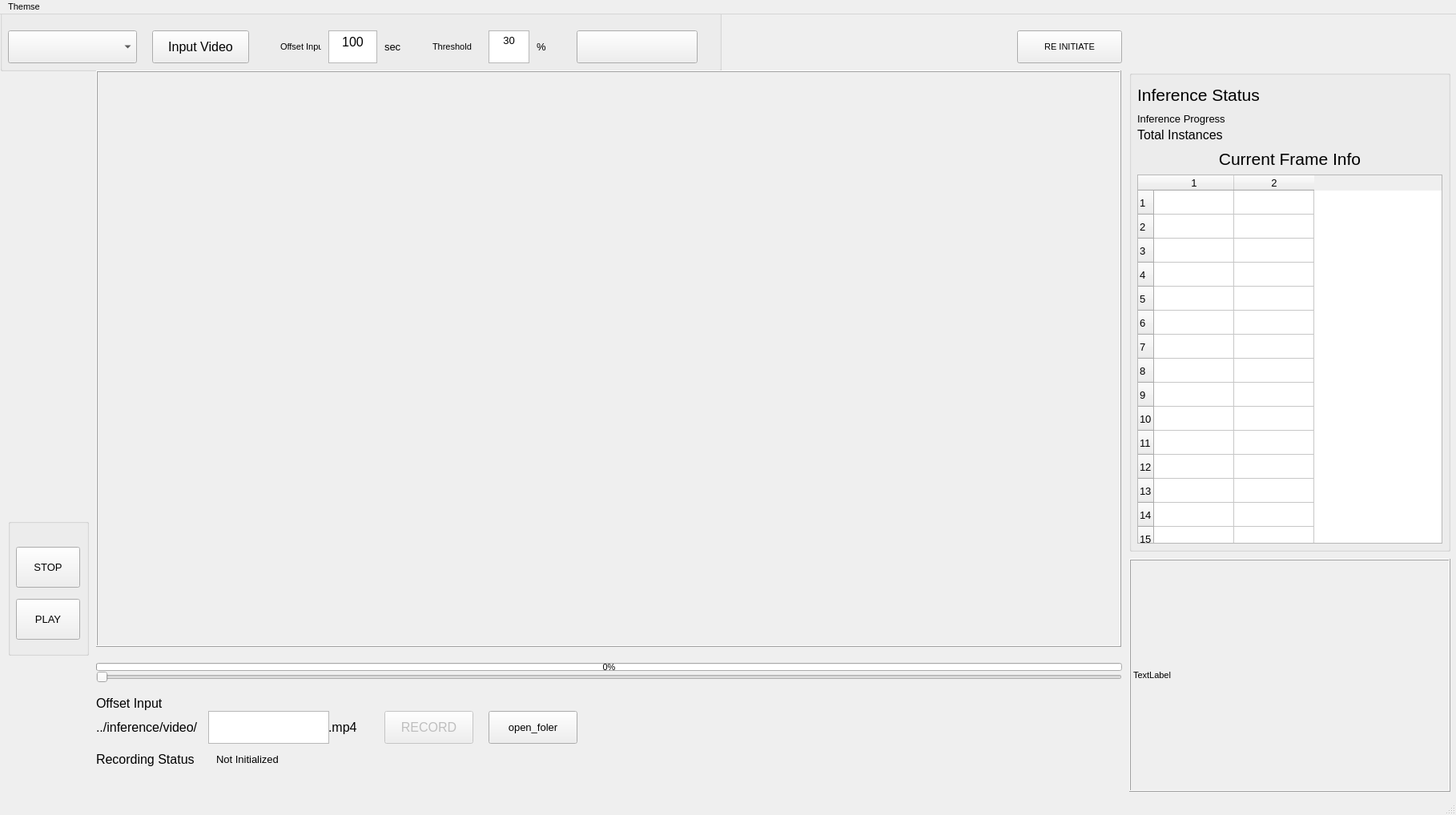
<?xml version="1.0" encoding="UTF-8"?>
<ui version="4.0">
 <class>MainWindow</class>
 <widget class="QMainWindow" name="MainWindow">
  <property name="geometry">
   <rect>
    <x>0</x>
    <y>0</y>
    <width>1818</width>
    <height>1018</height>
   </rect>
  </property>
  <property name="font">
   <font>
    <pointsize>8</pointsize>
   </font>
  </property>
  <property name="windowTitle">
   <string>MainWindow</string>
  </property>
  <widget class="QWidget" name="centralwidget">
   <widget class="QGroupBox" name="groupBox">
    <property name="geometry">
     <rect>
      <x>10</x>
      <y>630</y>
      <width>101</width>
      <height>171</height>
     </rect>
    </property>
    <property name="title">
     <string/>
    </property>
    <widget class="QPushButton" name="PLAY">
     <property name="geometry">
      <rect>
       <x>10</x>
       <y>100</y>
       <width>80</width>
       <height>51</height>
      </rect>
     </property>
     <property name="font">
      <font>
       <pointsize>10</pointsize>
      </font>
     </property>
     <property name="toolTip">
      <string>Ctrl + P</string>
     </property>
     <property name="text">
      <string>PLAY</string>
     </property>
     <property name="shortcut">
      <string>Ctrl+P</string>
     </property>
    </widget>
    <widget class="QPushButton" name="STOP">
     <property name="geometry">
      <rect>
       <x>10</x>
       <y>35</y>
       <width>80</width>
       <height>51</height>
      </rect>
     </property>
     <property name="font">
      <font>
       <pointsize>10</pointsize>
      </font>
     </property>
     <property name="toolTip">
      <string>Ctrl + Spacebar</string>
     </property>
     <property name="text">
      <string>STOP</string>
     </property>
     <property name="shortcut">
      <string>Ctrl+Space</string>
     </property>
    </widget>
   </widget>
   <widget class="QGroupBox" name="groupBox_2">
    <property name="geometry">
     <rect>
      <x>0</x>
      <y>-10</y>
      <width>901</width>
      <height>81</height>
     </rect>
    </property>
    <property name="title">
     <string/>
    </property>
    <widget class="QPushButton" name="startInference">
     <property name="geometry">
      <rect>
       <x>720</x>
       <y>30</y>
       <width>151</width>
       <height>41</height>
      </rect>
     </property>
     <property name="font">
      <font>
       <pointsize>12</pointsize>
      </font>
     </property>
     <property name="toolTip">
      <string>Ctrl + I</string>
     </property>
     <property name="shortcut">
      <string>Ctrl+I</string>
     </property>
    </widget>
    <widget class="QPushButton" name="pickvideo">
     <property name="geometry">
      <rect>
       <x>190</x>
       <y>30</y>
       <width>121</width>
       <height>41</height>
      </rect>
     </property>
     <property name="font">
      <font>
       <pointsize>12</pointsize>
      </font>
     </property>
     <property name="text">
      <string>Input Video</string>
     </property>
    </widget>
    <widget class="QTextEdit" name="offset_input">
     <property name="geometry">
      <rect>
       <x>410</x>
       <y>30</y>
       <width>61</width>
       <height>41</height>
      </rect>
     </property>
     <property name="font">
      <font>
       <pointsize>10</pointsize>
      </font>
     </property>
     <property name="verticalScrollBarPolicy">
      <enum>Qt::ScrollBarAlwaysOff</enum>
     </property>
     <property name="html">
      <string>&lt;!DOCTYPE HTML PUBLIC &quot;-//W3C//DTD HTML 4.0//EN&quot; &quot;http://www.w3.org/TR/REC-html40/strict.dtd&quot;&gt;
&lt;html&gt;&lt;head&gt;&lt;meta name=&quot;qrichtext&quot; content=&quot;1&quot; /&gt;&lt;style type=&quot;text/css&quot;&gt;
p, li { white-space: pre-wrap; }
&lt;/style&gt;&lt;/head&gt;&lt;body style=&quot; font-family:'Sans Serif'; font-size:10pt; font-weight:400; font-style:normal;&quot;&gt;
&lt;p align=&quot;center&quot; style=&quot; margin-top:0px; margin-bottom:0px; margin-left:0px; margin-right:0px; -qt-block-indent:0; text-indent:0px;&quot;&gt;&lt;span style=&quot; font-size:12pt;&quot;&gt;100&lt;/span&gt;&lt;/p&gt;&lt;/body&gt;&lt;/html&gt;</string>
     </property>
    </widget>
    <widget class="QLabel" name="offset_label">
     <property name="geometry">
      <rect>
       <x>350</x>
       <y>40</y>
       <width>51</width>
       <height>21</height>
      </rect>
     </property>
     <property name="text">
      <string>Offset Input</string>
     </property>
    </widget>
    <widget class="QComboBox" name="pickModel2">
     <property name="geometry">
      <rect>
       <x>10</x>
       <y>30</y>
       <width>161</width>
       <height>41</height>
      </rect>
     </property>
     <property name="font">
      <font>
       <pointsize>10</pointsize>
      </font>
     </property>
     <property name="currentText">
      <string/>
     </property>
    </widget>
    <widget class="QTextEdit" name="threshold_input">
     <property name="geometry">
      <rect>
       <x>610</x>
       <y>30</y>
       <width>51</width>
       <height>41</height>
      </rect>
     </property>
     <property name="font">
      <font>
       <pointsize>10</pointsize>
      </font>
     </property>
     <property name="verticalScrollBarPolicy">
      <enum>Qt::ScrollBarAlwaysOff</enum>
     </property>
     <property name="html">
      <string>&lt;!DOCTYPE HTML PUBLIC &quot;-//W3C//DTD HTML 4.0//EN&quot; &quot;http://www.w3.org/TR/REC-html40/strict.dtd&quot;&gt;
&lt;html&gt;&lt;head&gt;&lt;meta name=&quot;qrichtext&quot; content=&quot;1&quot; /&gt;&lt;style type=&quot;text/css&quot;&gt;
p, li { white-space: pre-wrap; }
&lt;/style&gt;&lt;/head&gt;&lt;body style=&quot; font-family:'Sans Serif'; font-size:10pt; font-weight:400; font-style:normal;&quot;&gt;
&lt;p align=&quot;center&quot; style=&quot; margin-top:0px; margin-bottom:0px; margin-left:0px; margin-right:0px; -qt-block-indent:0; text-indent:0px;&quot;&gt;30&lt;/p&gt;&lt;/body&gt;&lt;/html&gt;</string>
     </property>
     <property name="acceptRichText">
      <bool>false</bool>
     </property>
    </widget>
    <widget class="QLabel" name="threshold_label">
     <property name="geometry">
      <rect>
       <x>540</x>
       <y>40</y>
       <width>61</width>
       <height>21</height>
      </rect>
     </property>
     <property name="text">
      <string>Threshold</string>
     </property>
    </widget>
    <widget class="QLabel" name="offset_label_2">
     <property name="geometry">
      <rect>
       <x>480</x>
       <y>40</y>
       <width>21</width>
       <height>21</height>
      </rect>
     </property>
     <property name="font">
      <font>
       <pointsize>10</pointsize>
      </font>
     </property>
     <property name="text">
      <string>sec</string>
     </property>
    </widget>
    <widget class="QLabel" name="offset_label_3">
     <property name="geometry">
      <rect>
       <x>670</x>
       <y>40</y>
       <width>21</width>
       <height>21</height>
      </rect>
     </property>
     <property name="font">
      <font>
       <pointsize>10</pointsize>
      </font>
     </property>
     <property name="text">
      <string>%</string>
     </property>
    </widget>
   </widget>
   <widget class="QSlider" name="slider">
    <property name="geometry">
     <rect>
      <x>120</x>
      <y>820</y>
      <width>1281</width>
      <height>16</height>
     </rect>
    </property>
    <property name="minimum">
     <number>1</number>
    </property>
    <property name="maximum">
     <number>100</number>
    </property>
    <property name="orientation">
     <enum>Qt::Horizontal</enum>
    </property>
   </widget>
   <widget class="QProgressBar" name="pbar">
    <property name="geometry">
     <rect>
      <x>120</x>
      <y>810</y>
      <width>1281</width>
      <height>10</height>
     </rect>
    </property>
    <property name="toolTip">
     <string>Inference Progress</string>
    </property>
    <property name="value">
     <number>0</number>
    </property>
    <property name="textVisible">
     <bool>true</bool>
    </property>
   </widget>
   <widget class="QGroupBox" name="groupBox_3">
    <property name="geometry">
     <rect>
      <x>1410</x>
      <y>70</y>
      <width>401</width>
      <height>601</height>
     </rect>
    </property>
    <property name="title">
     <string/>
    </property>
    <widget class="QLabel" name="inference_progress">
     <property name="geometry">
      <rect>
       <x>10</x>
       <y>20</y>
       <width>471</width>
       <height>21</height>
      </rect>
     </property>
     <property name="font">
      <font>
       <pointsize>16</pointsize>
      </font>
     </property>
     <property name="text">
      <string>Inference Status</string>
     </property>
    </widget>
    <widget class="QLabel" name="frame_progress">
     <property name="geometry">
      <rect>
       <x>10</x>
       <y>50</y>
       <width>471</width>
       <height>20</height>
      </rect>
     </property>
     <property name="font">
      <font>
       <pointsize>10</pointsize>
      </font>
     </property>
     <property name="text">
      <string>Inference Progress</string>
     </property>
    </widget>
    <widget class="QLabel" name="total_instances">
     <property name="geometry">
      <rect>
       <x>10</x>
       <y>70</y>
       <width>471</width>
       <height>21</height>
      </rect>
     </property>
     <property name="font">
      <font>
       <pointsize>12</pointsize>
      </font>
     </property>
     <property name="text">
      <string>Total Instances</string>
     </property>
    </widget>
    <widget class="QLabel" name="current_info_title">
     <property name="geometry">
      <rect>
       <x>10</x>
       <y>90</y>
       <width>381</width>
       <height>41</height>
      </rect>
     </property>
     <property name="font">
      <font>
       <pointsize>16</pointsize>
      </font>
     </property>
     <property name="text">
      <string>Current Frame Info</string>
     </property>
     <property name="alignment">
      <set>Qt::AlignCenter</set>
     </property>
    </widget>
    <widget class="QTableWidget" name="instance_counter">
     <property name="geometry">
      <rect>
       <x>10</x>
       <y>130</y>
       <width>381</width>
       <height>461</height>
      </rect>
     </property>
     <property name="font">
      <font>
       <pointsize>10</pointsize>
      </font>
     </property>
     <property name="layoutDirection">
      <enum>Qt::LeftToRight</enum>
     </property>
     <property name="frameShape">
      <enum>QFrame::StyledPanel</enum>
     </property>
     <property name="frameShadow">
      <enum>QFrame::Raised</enum>
     </property>
     <property name="lineWidth">
      <number>3</number>
     </property>
     <property name="verticalScrollBarPolicy">
      <enum>Qt::ScrollBarAlwaysOff</enum>
     </property>
     <property name="sizeAdjustPolicy">
      <enum>QAbstractScrollArea::AdjustToContents</enum>
     </property>
     <property name="autoScroll">
      <bool>true</bool>
     </property>
     <property name="rowCount">
      <number>15</number>
     </property>
     <property name="columnCount">
      <number>2</number>
     </property>
     <attribute name="horizontalHeaderCascadingSectionResizes">
      <bool>false</bool>
     </attribute>
     <row/>
     <row/>
     <row/>
     <row/>
     <row/>
     <row/>
     <row/>
     <row/>
     <row/>
     <row/>
     <row/>
     <row/>
     <row/>
     <row/>
     <row/>
     <column/>
     <column/>
    </widget>
   </widget>
   <widget class="QLabel" name="imgLabel_0">
    <property name="geometry">
     <rect>
      <x>120</x>
      <y>70</y>
      <width>1280</width>
      <height>720</height>
     </rect>
    </property>
    <property name="frameShape">
     <enum>QFrame::Box</enum>
    </property>
    <property name="frameShadow">
     <enum>QFrame::Raised</enum>
    </property>
    <property name="text">
     <string/>
    </property>
   </widget>
   <widget class="QLabel" name="imgLabel_6">
    <property name="geometry">
     <rect>
      <x>1410</x>
      <y>680</y>
      <width>401</width>
      <height>291</height>
     </rect>
    </property>
    <property name="frameShape">
     <enum>QFrame::Box</enum>
    </property>
    <property name="frameShadow">
     <enum>QFrame::Raised</enum>
    </property>
    <property name="text">
     <string>TextLabel</string>
    </property>
   </widget>
   <widget class="QWidget" name="layoutWidget">
    <property name="geometry">
     <rect>
      <x>810</x>
      <y>860</y>
      <width>591</width>
      <height>111</height>
     </rect>
    </property>
    <layout class="QHBoxLayout" name="Instances">
     <item>
      <widget class="QLabel" name="imgLabel_1">
       <property name="enabled">
        <bool>true</bool>
       </property>
       <property name="text">
        <string/>
       </property>
      </widget>
     </item>
     <item>
      <widget class="QLabel" name="imgLabel_2">
       <property name="enabled">
        <bool>true</bool>
       </property>
       <property name="text">
        <string/>
       </property>
      </widget>
     </item>
     <item>
      <widget class="QLabel" name="imgLabel_3">
       <property name="enabled">
        <bool>true</bool>
       </property>
       <property name="text">
        <string/>
       </property>
      </widget>
     </item>
     <item>
      <widget class="QLabel" name="imgLabel_4">
       <property name="enabled">
        <bool>true</bool>
       </property>
       <property name="text">
        <string/>
       </property>
      </widget>
     </item>
     <item>
      <widget class="QLabel" name="imgLabel_5">
       <property name="enabled">
        <bool>true</bool>
       </property>
       <property name="text">
        <string/>
       </property>
      </widget>
     </item>
    </layout>
   </widget>
   <widget class="QLabel" name="techno_logo">
    <property name="geometry">
     <rect>
      <x>1530</x>
      <y>10</y>
      <width>201</width>
      <height>51</height>
     </rect>
    </property>
    <property name="text">
     <string/>
    </property>
    <property name="pixmap">
     <pixmap>technopark_light_logo.png</pixmap>
    </property>
    <property name="scaledContents">
     <bool>true</bool>
    </property>
   </widget>
   <widget class="QLabel" name="label_2">
    <property name="geometry">
     <rect>
      <x>1740</x>
      <y>10</y>
      <width>61</width>
      <height>61</height>
     </rect>
    </property>
    <property name="text">
     <string/>
    </property>
    <property name="pixmap">
     <pixmap>logo.tif</pixmap>
    </property>
    <property name="scaledContents">
     <bool>true</bool>
    </property>
   </widget>
   <widget class="QPushButton" name="REINITIATE">
    <property name="geometry">
     <rect>
      <x>1270</x>
      <y>20</y>
      <width>131</width>
      <height>41</height>
     </rect>
    </property>
    <property name="font">
     <font>
      <pointsize>8</pointsize>
     </font>
    </property>
    <property name="toolTip">
     <string>Ctrl + R</string>
    </property>
    <property name="text">
     <string>RE INITIATE</string>
    </property>
    <property name="shortcut">
     <string>Ctrl+R</string>
    </property>
   </widget>
   <widget class="QLabel" name="record_status_label">
    <property name="geometry">
     <rect>
      <x>270</x>
      <y>920</y>
      <width>91</width>
      <height>21</height>
     </rect>
    </property>
    <property name="font">
     <font>
      <pointsize>10</pointsize>
     </font>
    </property>
    <property name="text">
     <string>Not Initialized</string>
    </property>
   </widget>
   <widget class="QLabel" name="record_status_title">
    <property name="geometry">
     <rect>
      <x>120</x>
      <y>920</y>
      <width>151</width>
      <height>21</height>
     </rect>
    </property>
    <property name="font">
     <font>
      <pointsize>12</pointsize>
     </font>
    </property>
    <property name="text">
     <string>Recording Status</string>
    </property>
   </widget>
   <widget class="QPushButton" name="RECORD">
    <property name="enabled">
     <bool>false</bool>
    </property>
    <property name="geometry">
     <rect>
      <x>480</x>
      <y>870</y>
      <width>111</width>
      <height>41</height>
     </rect>
    </property>
    <property name="font">
     <font>
      <pointsize>12</pointsize>
     </font>
    </property>
    <property name="toolTip">
     <string>Ctrl + R</string>
    </property>
    <property name="text">
     <string>RECORD</string>
    </property>
    <property name="shortcut">
     <string>Ctrl+R</string>
    </property>
   </widget>
   <widget class="QLabel" name="savingpath_label">
    <property name="geometry">
     <rect>
      <x>120</x>
      <y>850</y>
      <width>171</width>
      <height>20</height>
     </rect>
    </property>
    <property name="font">
     <font>
      <pointsize>12</pointsize>
     </font>
    </property>
    <property name="text">
     <string>Offset Input</string>
    </property>
   </widget>
   <widget class="QTextEdit" name="result_path">
    <property name="geometry">
     <rect>
      <x>260</x>
      <y>870</y>
      <width>151</width>
      <height>41</height>
     </rect>
    </property>
    <property name="font">
     <font>
      <pointsize>12</pointsize>
     </font>
    </property>
    <property name="acceptDrops">
     <bool>false</bool>
    </property>
    <property name="layoutDirection">
     <enum>Qt::RightToLeft</enum>
    </property>
    <property name="verticalScrollBarPolicy">
     <enum>Qt::ScrollBarAlwaysOff</enum>
    </property>
   </widget>
   <widget class="QLabel" name="mp4_label">
    <property name="geometry">
     <rect>
      <x>410</x>
      <y>880</y>
      <width>61</width>
      <height>21</height>
     </rect>
    </property>
    <property name="font">
     <font>
      <pointsize>12</pointsize>
     </font>
    </property>
    <property name="text">
     <string>.mp4</string>
    </property>
   </widget>
   <widget class="QLabel" name="savingpath_label_2">
    <property name="geometry">
     <rect>
      <x>120</x>
      <y>880</y>
      <width>171</width>
      <height>20</height>
     </rect>
    </property>
    <property name="font">
     <font>
      <pointsize>12</pointsize>
     </font>
    </property>
    <property name="text">
     <string>../inference/video/</string>
    </property>
   </widget>
   <widget class="QPushButton" name="OPEN_FOLDER">
    <property name="enabled">
     <bool>true</bool>
    </property>
    <property name="geometry">
     <rect>
      <x>610</x>
      <y>870</y>
      <width>111</width>
      <height>41</height>
     </rect>
    </property>
    <property name="font">
     <font>
      <pointsize>10</pointsize>
     </font>
    </property>
    <property name="toolTip">
     <string>Ctrl + R</string>
    </property>
    <property name="text">
     <string>open_foler</string>
    </property>
    <property name="default">
     <bool>false</bool>
    </property>
   </widget>
  </widget>
  <widget class="QMenuBar" name="menubar">
   <property name="geometry">
    <rect>
     <x>0</x>
     <y>0</y>
     <width>1818</width>
     <height>19</height>
    </rect>
   </property>
   <widget class="QMenu" name="menuThemse">
    <property name="title">
     <string>Themse</string>
    </property>
    <widget class="QMenu" name="menuchangeThemes">
     <property name="title">
      <string>changeThemes</string>
     </property>
     <addaction name="actiondark_blue"/>
     <addaction name="actionlight_red"/>
    </widget>
    <addaction name="separator"/>
    <addaction name="menuchangeThemes"/>
   </widget>
   <addaction name="menuThemse"/>
  </widget>
  <widget class="QStatusBar" name="statusbar"/>
  <action name="action1">
   <property name="text">
    <string>1</string>
   </property>
  </action>
  <action name="actiondark_amber">
   <property name="text">
    <string>dark_amber</string>
   </property>
  </action>
  <action name="actiondark_blue">
   <property name="text">
    <string>dark_blue</string>
   </property>
  </action>
  <action name="actionlight_cyan">
   <property name="text">
    <string>light_cyan</string>
   </property>
  </action>
  <action name="actionlight_red">
   <property name="text">
    <string>light_red</string>
   </property>
  </action>
 </widget>
 <resources/>
 <connections/>
</ui>
